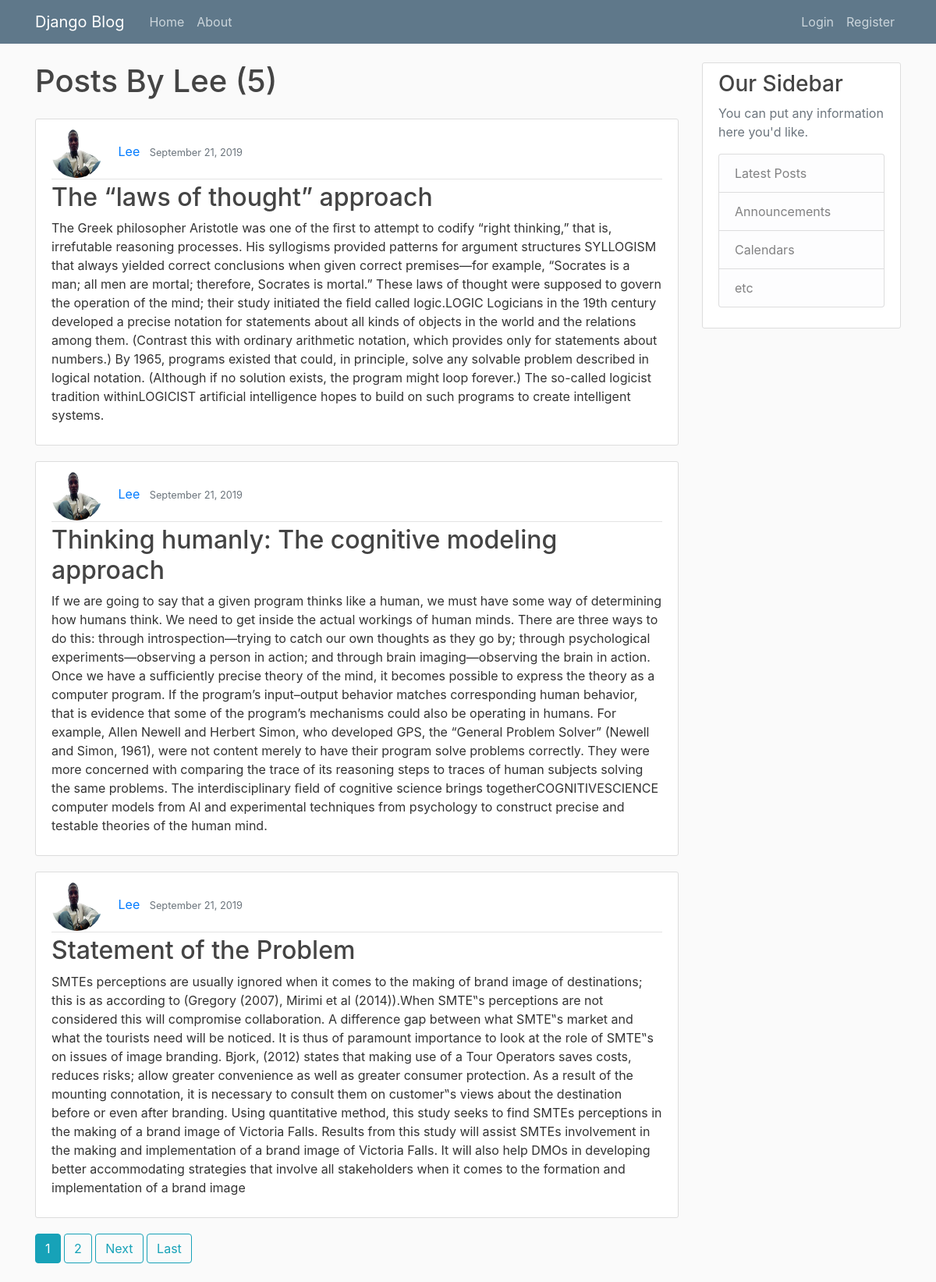
The page /user/Lee/ on the database its author committed.
### blog/models.py (models this page shows, shortened)
class Post(models.Model):
    title = models.CharField(max_length=100)
    content = models.TextField()
    date_posted = models.DateTimeField(default=timezone.now)
    author = models.ForeignKey(User, on_delete=models.CASCADE)

### users/models.py (models this page shows, shortened)
class Profile(models.Model):
    user = models.OneToOneField(User, on_delete=models.CASCADE)
    image = models.ImageField(default='default.jpg', upload_to='profile_pics')

### blog/views.py (the view)
# urls.py: path('user/<str:username>/', UserPostListView.as_view(), name='user-posts'),  # class based userPostList view
class UserPostListView(ListView):
    model = Post
    template_name = 'blog/user_posts.html'
    context_object_name = 'posts'
    paginate_by = 3
    def get_queryset(self):
        user = get_object_or_404(User, username=self.kwargs.get('username'))
        return Post.objects.filter(author=user).order_by('-date_posted')

### blog/templates/blog/user_posts.html (shortened to what this page needs)
{% extends "blog/base.html" %}
{% block content %}
    <h1 class="mb-4">Posts By {{ view.kwargs.username }} ({{ page_obj.paginator.count }})</h1>
    {% for post in posts %}
        <article class="media content-section">
            <div class="media-body">
                <div class="article-metadata">
                    <img class="rounded-circle article-img" src="{{ post.author.profile.image.url }}">
                    <a class="mr-2" href="{% url 'user-posts' post.author.username %}">{{ post.author }}</a>
                    <small class="text-muted">{{ post.date_posted|date:"F d, Y" }}</small>
                </div>
                <h2><a class="article-title" href="{% url 'post-detail' post.id %} ">{{ post.title }}</a></h2>
                <p class="article-content">{{ post.content }}</p>
            </div>
        </article>
    {% endfor %}
    {% if is_paginated %}
        {% for num in page_obj.paginator.page_range %}
            {% if page_obj.number == num %}
                <a class="btn btn-info mb-4" href="?page={{ num }}">{{ num }}</a>
            {% elif num > page_obj.number|add:'-3' and num < page_obj.number|add:'3' %}
                <a class="btn btn-outline-info mb-4" href="?page={{ num }}">{{ num }}</a>
            {% endif %}
        {% endfor %}
        {% if page_obj.has_next %}
            <a class="btn btn-outline-info mb-4" href="?page={{ page_obj.next_page_number }}">Next</a>
            <a class="btn btn-outline-info mb-4" href="?page={{ page_obj.paginator.num_pages }}">Last</a>
        {% endif %}
    {% endif %}
{% endblock content %}

### blog/static/blog/main.css (style rules this page uses)
body { background: #fafafa; color: #333333; margin-top: 5rem; }
h1, h2, h3, h4, h5, h6 { color: #444444; }
.content-section { background: #ffffff; padding: 10px 20px; border: 1px solid #dddddd; border-radius: 3px; margin-bottom: 20px; }
.article-title { color: #444444; }
.article-content { white-space: pre-line; }
.article-img { height: 65px; width: 65px; margin-right: 16px; }
.article-metadata { padding-bottom: 1px; margin-bottom: 4px; border-bottom: 1px solid #e3e3e3 }

### rows shown on the page
Post: author.profile.image (picture), author "Lee", date_posted "September 21, 2019", title "The “laws of thought” approach", content "The Greek philosopher Aristotle was one of the ﬁrst to attempt to codify “right thinking,” that is, irrefutable reasoning processes. His syllogisms provided patterns for argument structures SYLLOGISM that always yielded correct conclusions when given correct premises—for example, “Socrates is a man; all men are mortal; therefore, Socrates is mortal.” These laws of thought were supposed to govern the operation of the mind; their study initiated the ﬁeld called logic.LOGIC Logicians in the 19th century developed a precise notation for statements about all kinds of objects in the world and the relations among them. (Contrast this with ordinary arithmetic notation, which provides only for…"
Post: author.profile.image (picture), author "Lee", date_posted "September 21, 2019", title "Thinking humanly: The cognitive modeling approach", content "If we are going to say that a given program thinks like a human, we must have some way of determining how humans think. We need to get inside the actual workings of human minds. There are three ways to do this: through introspection—trying to catch our own thoughts as they go by; through psychological experiments—observing a person in action; and through brain imaging—observing the brain in action. Once we have a sufﬁciently precise theory of the mind, it becomes possible to express the theory as a computer program. If the program’s input–output behavior matches corresponding human behavior, that is evidence that some of the program’s mechanisms could also be operating in humans. For…"
Post: author.profile.image (picture), author "Lee", date_posted "September 21, 2019", title "Statement of the Problem", content "SMTEs perceptions are usually ignored when it comes to the making of brand image of destinations; this is as according to (Gregory (2007), Mirimi et al (2014)).When SMTE‟s perceptions are not considered this will compromise collaboration. A difference gap between what SMTE‟s market and what the tourists need will be noticed. It is thus of paramount importance to look at the role of SMTE‟s on issues of image branding. Bjork, (2012) states that making use of a Tour Operators saves costs, reduces risks; allow greater convenience as well as greater consumer protection. As a result of the mounting connotation, it is necessary to consult them on customer‟s views about the destination before or…"

### other values the page prints
{{ view.kwargs.username }} "Lee"
{{ page_obj.paginator.count }} "5"
{{ num }} "1"
{{ num }} "2"
